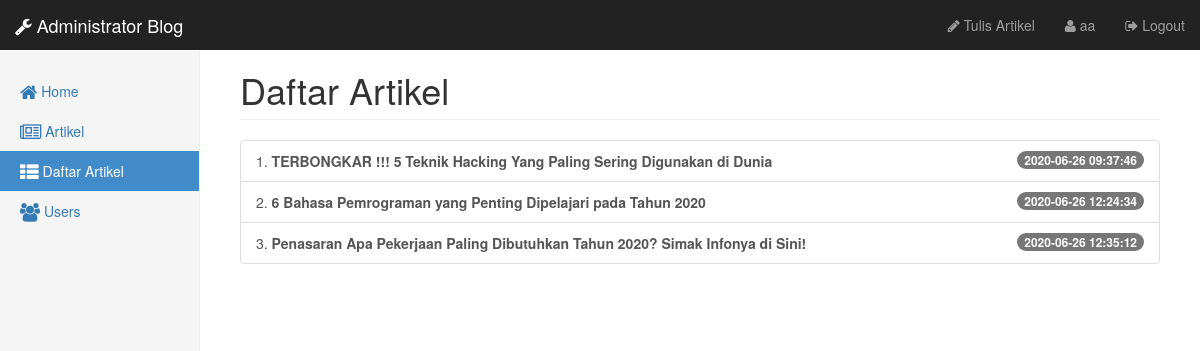
Screenshot of /admin/menu/index.php (signed in) with the database file from the repository.
### tables this page shows
CREATE TABLE `artikel` (
  `id` int(11) NOT NULL,
  `judul` varchar(255) NOT NULL,
  `isi` text NOT NULL,
  `tanggal` timestamp NOT NULL DEFAULT CURRENT_TIMESTAMP,
  `penulis` varchar(128) NOT NULL
);

### admin/menu/data_menu.php (the view)
<div class="col-sm-9 col-sm-offset-3 col-md-10 col-md-offset-2 main">
  <h1 class="page-header">Daftar Artikel
   </h1>
  <div class="table-responsive">
    <table class="table table-striped">
      <thead>
        <tbody>
         <?php
                            $query = mysqli_query($koneksi, "SELECT * FROM artikel ORDER BY tanggal ASC");
                            $i = 1;
                            echo "<div class='list-group'>";
                            while($artikel = mysqli_fetch_array($query)){
                                echo "<a class='list-group-item' href='artikel.php?id=".$artikel['id']."'>$i. <b>".$artikel['judul']."</b><span class='badge'>".$artikel['tanggal']."</span></a>";
                                $i++;
                            }
                            echo "</div>";
                        ?>
      </tbody>
    </table>
  </div>
</div>

### rows the page displays
artikel: judul "TERBONGKAR !!! 5 Teknik Hacking Yang Paling Sering Digunakan di Dunia", tanggal "2020-06-26 09:37:46"
artikel: judul "6 Bahasa Pemrograman yang Penting Dipelajari pada Tahun 2020", tanggal "2020-06-26 12:24:34"
artikel: judul "Penasaran Apa Pekerjaan Paling Dibutuhkan Tahun 2020? Simak Infonya di Sini!", tanggal "2020-06-26 12:35:12"

### other values shown
$_SESSION['username'] "aa"
